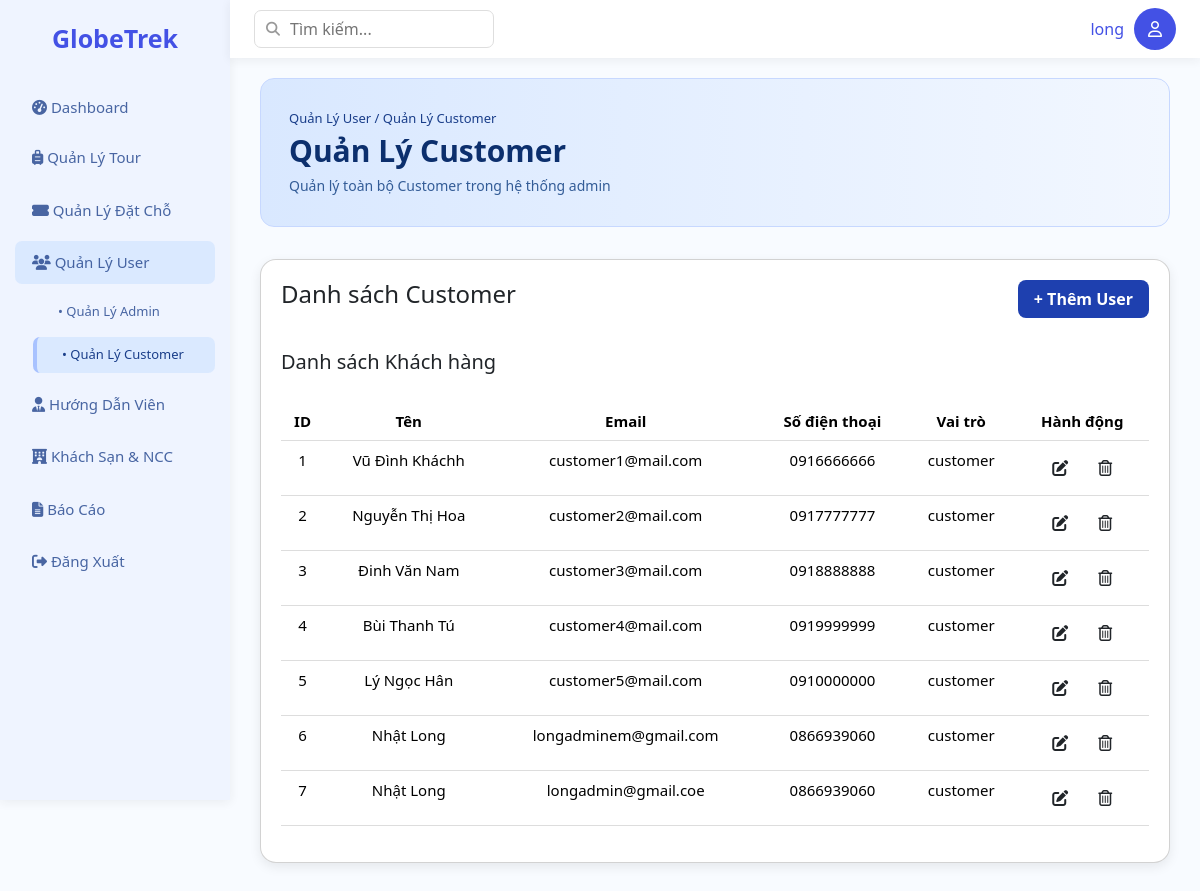
/Base/?action=list-customer (signed in), run on the app's committed database.
### tables this page shows
CREATE TABLE `users` (
  `id` int NOT NULL,
  `email` varchar(150) NOT NULL,
  `password` varchar(255) NOT NULL,
  `name` varchar(100) NOT NULL,
  `phone` varchar(20) NOT NULL,
  `role` enum('admin','customer','guide') NOT NULL,
  `created_at` timestamp NULL DEFAULT CURRENT_TIMESTAMP
);

### Base/controllers/UsersController.php (called while the page is built, shortened)
<?php
class UsersController {
    public function listCustomer() {
        $user = new UserModel();
        $listUser = $user->getList();
        require_once PATH_VIEW . "main.php";
    }
}

### Base/index.php (called while the page is built, shortened)
<?php
spl_autoload_register(function ($class) {
    $fileName = "$class.php";
    $fileModel              = PATH_MODEL . $fileName;
});
require_once './routes/index.php';

### Base/models/BaseModel.php (called while the page is built, shortened)
<?php
class BaseModel
{
    protected $pdo;
    public function __construct()
    {
        $dsn = sprintf('mysql:host=%s;port=%s;dbname=%s;charset=utf8', DB_HOST, DB_PORT, DB_NAME);
        try {
            $this->pdo = new PDO($dsn, DB_USERNAME, DB_PASSWORD, DB_OPTIONS);
        } catch (PDOException $e) {
            die("Kết nối cơ sở dữ liệu thất bại: {$e->getMessage()}. Vui lòng thử lại sau.");
        }
    }
    public function __destruct()
    {
        $this->pdo = null;
    }
    public function getConnection()
    {
        return $this->pdo;
}
}

### Base/models/UserModel.php (called while the page is built, shortened)
<?php
class UserModel extends BaseModel
{
    public $pdo;
    public function __construct()
    {
        $baseModel = new BaseModel();
        $this->pdo = $baseModel->getConnection();
    }
    public function getList()
    {
        $sql = "SELECT * FROM users";
        $stmt = $this->pdo->prepare($sql);
        $stmt->execute();
        return $stmt->fetchAll();
    }
}

### Base/views/admin/user/list-customer.php (the view)
<?php include 'views/layout/header.php'; ?>
<div class="main">
    <div class="header-wrapper">
        <div class="header-content">
            <div class="breadcrumb">Quản Lý User / Quản Lý Customer</div>
            <h2 class="page-title">Quản Lý Customer</h2>
            <p class="page-sub">Quản lý toàn bộ Customer trong hệ thống admin</p>
        </div>
    </div>
    <div class="card">
        <div class="toph4">
            <h4>Danh sách Customer</h4>
            <a href="<?= BASE_URL ?>?action=create-user" class="btn btn-nut">+ Thêm User</a>
        </div>
        <h5 class="mt-3">Danh sách Khách hàng</h5>
        <table class="table">
            <thead>
                <tr>
                    <th>ID</th>
                    <th>Tên</th>
                    <th>Email</th>
                    <th>Số điện thoại</th>
                    <th>Vai trò</th>
                    <th>Hành động</th>
                </tr>
            </thead>
            <tbody>
                <?php $index = 1;
                foreach ($listUser as $user): if ($user['role'] == 'customer'): ?>
                        <tr>
                            <td><?= $index++ ?></td>
                            <td><?= $user['name'] ?></td>
                            <td><?= $user['email'] ?></td>
                            <td><?= $user['phone'] ?></td>
                            <td><?= $user['role'] ?></td>
                            <td>
                                <a href="<?= BASE_URL ?>?action=update-user&id=<?= $user['id'] ?>" class="btn edit"><i class="fas fa-edit"></i></a>
                                <a href="<?= BASE_URL ?>?action=delete-user&id=<?= $user['id'] ?>"
                                    onclick="return confirm('Xóa người dùng này?')" class="btn delete"><i class="fa-regular fa-trash-can"></i></a>
                            </td>
                        </tr>
                <?php endif;
                endforeach; ?>
            </tbody>
        </table>
    </div>
</div>
<?php include 'views/layout/footer.php'; ?>

### Base/assets/css/layout.css (style rules this page uses)
:root { --orange: rgba(186, 207, 255, 0.142); --orange-active: rgba(200, 222, 255, 0.525); --orange-light: #bacfffff; --bg: #f8fbff; --white: #ffffff; --text: #4351e5; --muted: #2e4e94dd; --radius: 7px; --shadow: 0 2px 10px rgba(45, 45, 45, 0.07); font-family: "Inter", sans-serif; }
body { margin: 0; background: var(--bg); color: var(--text); overflow-x: hidden; }
.main { padding: 20px 30px; }

### Base/assets/css/table.css (style rules this page uses)
table { width: 100%; border-collapse: collapse; margin-top: 20px; }
th, td { padding: 14px; border-bottom: 1px solid #ddd; font-size: 15px; text-align: center; }
th { text-align: left; background: #f0f1ff; font-weight: 600; text-align: center; }
.btn-nut { background: #1e40af; color: var(--white); border: none; padding: 7px 16px; font-weight: 600; transition: opacity 0.2s; border-radius: 8px; }
.card { background: white; padding: 20px; border-radius: 16px; box-shadow: 0 4px 12px rgba(0, 0, 0, 0.08); margin-bottom: 20px; }
.toph4 { display: flex; justify-content: space-between; align-items: center; margin-bottom: 16px; }
.header-wrapper { background: linear-gradient(to right, #d9e8ff, #f2f7ff); padding: 30px 28px; border-radius: 14px; border: 1px solid #c7d8ff; margin-bottom: 32px; }
.header-content .breadcrumb { font-size: 13px; color: #1a3e8a; margin-bottom: 4px; font-weight: 500; }
.page-title { font-size: 30px; margin: 0; font-weight: 800; color: #0c2f6d; }
.page-sub { margin: 6px 0 0; font-size: 14px; color: #335c97; }

### data on the page
users: name "Vũ Đình Kháchh", email "customer1@mail.com", phone "0916666666", role "customer"
users: name "Nguyễn Thị Hoa", email "customer2@mail.com", phone "0917777777", role "customer"
users: name "Đinh Văn Nam", email "customer3@mail.com", phone "0918888888", role "customer"
users: name "Bùi Thanh Tú", email "customer4@mail.com", phone "0919999999", role "customer"
users: name "Lý Ngọc Hân", email "customer5@mail.com", phone "0910000000", role "customer"
users: name "Nhật Long", email "longadminem@gmail.com", phone "0866939060", role "customer"
users: name "Nhật Long", email "longadmin@gmail.coe", phone "0866939060", role "customer"

### other printed values
$_SESSION['user']['name'] "long"
